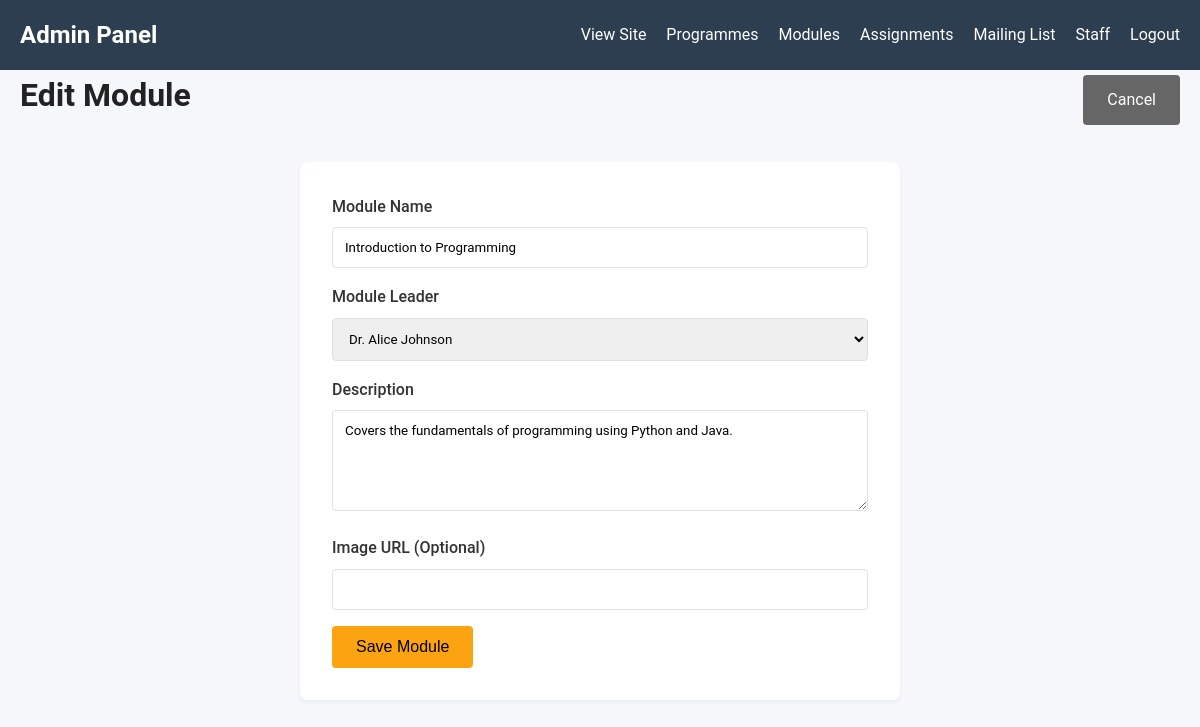
The page /admin/modules/edit/1 (signed in) on the database its author committed.
### tables this page shows
CREATE TABLE Modules (
    ModuleID INTEGER PRIMARY KEY,
    ModuleName TEXT NOT NULL,
    ModuleLeaderID INTEGER,
    Description TEXT,
    Image TEXT,
    FOREIGN KEY (ModuleLeaderID) REFERENCES Staff(StaffID)
);

CREATE TABLE Staff (
    StaffID INTEGER PRIMARY KEY,
    Name TEXT NOT NULL,
    Email VARCHAR(255) NULL UNIQUE,
    PasswordHash VARCHAR(255) NULL
);

### src/Core/Controller.php (called while the page is built, shortened)
<?php
class Controller
{
    protected function render(string $view, array $data = []): string
    {
        return View::render($view, $data);
    }
}

### src/Controllers/Admin/ModuleController.php (called while the page is built, shortened)
<?php
class ModuleController extends Controller
{
    public function edit($id)
    {
        $module = Module::find((int)$id);
        $staff = Staff::all();
        return $this->render('admin/modules/form', [
            'title' => 'Edit Module',
            'staff' => $staff,
            'module' => $module
        ]);
    }
}

### src/Core/Router.php (called while the page is built, shortened)
<?php
class Router
{
    private array $routes = [];
    private function addRoute(string $method, string $path, array $handler): void
    {
        $regex = preg_replace('/\{([a-zA-Z0-9_]+)\}/', '(?P<\1>[a-zA-Z0-9_-]+)', $path);
        $regex = "#^" . $regex . "$#";
        $this->routes[] = [
            'method'  => $method,
            'pattern' => $regex,
            'controller' => $handler[0],
            'action'     => $handler[1],
            'path'       => $path
        ];
    }
    public function dispatch(string $method, string $uri)
    {
        $uri = parse_url($uri, PHP_URL_PATH);
        foreach ($this->routes as $route) {
            if ($route['method'] === $method && preg_match($route['pattern'], $uri, $matches)) {
                $params = array_filter($matches, 'is_string', ARRAY_FILTER_USE_KEY);
                $controllerName = $route['controller'];
                $action = $route['action'];
                if (class_exists($controllerName)) {
                    $controller = new $controllerName();
                    if (method_exists($controller, $action)) {
                        return call_user_func_array([$controller, $action], $params);
                    }
                }
            }
        }
        throw new \Exception("Route not found: $uri");
    }
}

### public/index.php (called while the page is built, shortened)
<?php
require_once __DIR__ . '/../src/Helpers/functions.php';
$app = new \App\Core\App();
require_once __DIR__ . '/../src/Routes/admin.php';
require_once __DIR__ . '/../src/Routes/staff.php';
$app->run();

### src/Models/Module.php (called while the page is built, shortened)
<?php
class Module
{
    public static function find(int $id): ?array
    {
        $db = Database::getConnection();
        $stmt = $db->prepare("SELECT m.*, s.Name as LeaderName
                              FROM Modules m
                              LEFT JOIN Staff s ON m.ModuleLeaderID = s.StaffID
                              WHERE m.ModuleID = ?");
        $stmt->execute([$id]);
        $result = $stmt->fetch(PDO::FETCH_ASSOC);
        return $result ?: null;
    }
}

### src/Helpers/functions.php (called while the page is built, shortened)
<?php
if (!function_exists('url')) {
    function url(string $path = ''): string {
        $baseDir = dirname($_SERVER['SCRIPT_NAME']);
        $baseDir = str_replace('\\', '/', $baseDir);
        if ($baseDir === '/') {
            $baseDir = '';
        }
        $path = ltrim($path, '/');
        return $baseDir . '/' . $path;
    }
}

### src/Models/Staff.php (called while the page is built, shortened)
<?php
class Staff
{
    public static function all(): array
    {
        $db = Database::getConnection();
        return $db->query("SELECT * FROM Staff ORDER BY Name")->fetchAll(PDO::FETCH_ASSOC);
    }
}

### src/Views/admin/modules/form.php (the view, shortened to what this page needs)
<div class="admin-header">
    <h1><?= $module ? 'Edit Module' : 'Add New Module' ?></h1>
    <a href="<?= url('/admin/modules') ?>" class="btn btn-secondary">Cancel</a>
</div>
<div class="form-container">
    <form action="<?= $module ? url('/admin/modules/update/' . $module['ModuleID']) : url('/admin/modules/store') ?>" method="POST">
        <div class="form-group">
            <label for="name">Module Name</label>
            <input type="text" name="name" id="name" required value="<?= htmlspecialchars($module['ModuleName'] ?? '') ?>">
        </div>
        <div class="form-group">
            <label for="leader_id">Module Leader</label>
            <select name="leader_id" id="leader_id">
                <?php foreach($staff as $st): ?>
                    <option value="<?= $st['StaffID'] ?>" <?= ($module['ModuleLeaderID'] ?? '') == $st['StaffID'] ? 'selected' : '' ?>>
                        <?= htmlspecialchars($st['Name']) ?>
                    </option>
                <?php endforeach; ?>
            </select>
        </div>
        <div class="form-group">
            <label for="description">Description</label>
            <textarea name="description" id="description" rows="5" required><?= htmlspecialchars($module['Description'] ?? '') ?></textarea>
        </div>
        <div class="form-group">
            <label for="image">Image URL (Optional)</label>
            <input type="url" name="image" id="image" value="<?= htmlspecialchars($module['Image'] ?? '') ?>">
        </div>
        <button type="submit" class="btn btn-primary">Save Module</button>
    </form>
</div>

### public/assets/css/app.css (style rules this page uses)
* { box-sizing: border-box; margin: 0; padding: 0; }
:root { --primary-color: #0b3d91; --secondary-color: #fca311; --text-color: #333; --bg-color: #fff; --light-bg: #f5f7fa; --danger-color: #d9534f; --success-color: #5cb85c; --border-color: #e0e0e0; }
body { font-family: 'Roboto', sans-serif; color: var(--text-color); background-color: var(--bg-color); line-height: 1.6; }
a { color: var(--primary-color); text-decoration: none; }
h1, h2, h3 { margin-bottom: 0.5rem; color: #222; }
.btn { display: inline-block; padding: 0.75rem 1.5rem; border: none; border-radius: 4px; cursor: pointer; font-size: 1rem; text-align: center; text-decoration: none; }
.btn-primary { background-color: var(--secondary-color); color: #000; font-weight: 500; }
.btn-secondary { background-color: #666; color: white; }
.form-group { margin-bottom: 1rem; text-align: left; }
.form-group label { display: block; margin-bottom: 0.5rem; font-weight: 500; }
.form-group input, .form-group select, .form-group textarea { width: 100%; padding: 0.75rem; border: 1px solid var(--border-color); border-radius: 4px; font-family: inherit; }
.admin-body { background-color: var(--light-bg); }
.admin-header { display: flex; justify-content: space-between; align-items: center; margin-bottom: 2rem; }
.form-container { background: white; padding: 2rem; border-radius: 8px; box-shadow: 0 2px 4px rgba(0,0,0,0.05); max-width: 600px; margin: 0 auto; }

### rows shown on the page
modules: name "Introduction to Programming", leader_id "Dr. Alice Johnson", description "Covers the fundamentals of programming using Python and Java."
